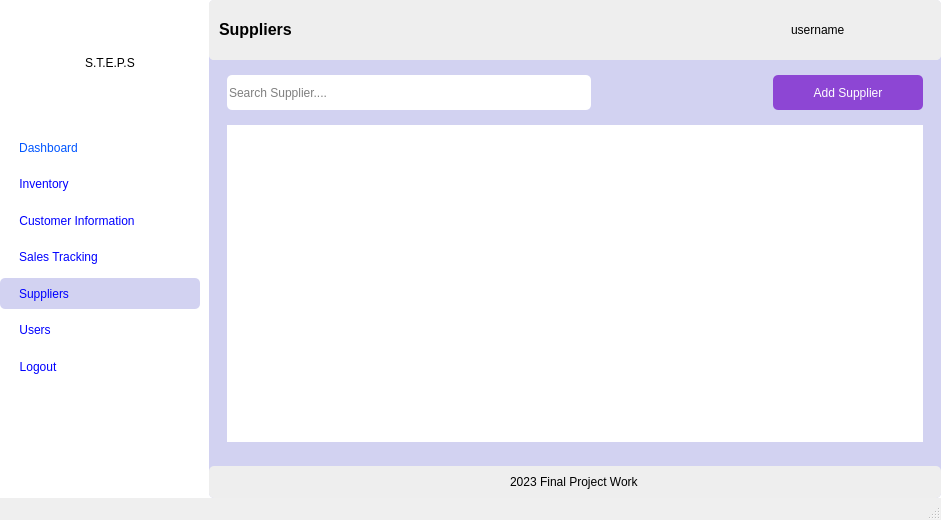
<?xml version="1.0" encoding="UTF-8"?>
<ui version="4.0">
 <class>MainWindow</class>
 <widget class="QMainWindow" name="MainWindow">
  <property name="geometry">
   <rect>
    <x>0</x>
    <y>0</y>
    <width>941</width>
    <height>520</height>
   </rect>
  </property>
  <property name="windowTitle">
   <string>Suppliers</string>
  </property>
  <property name="styleSheet">
   <string notr="true">MainWindow{
	background-color: #ffe135
}</string>
  </property>
  <widget class="QWidget" name="centralwidget">
   <property name="styleSheet">
    <string notr="true">background-color: rgb(255, 255, 255);</string>
   </property>
   <layout class="QHBoxLayout" name="horizontalLayout">
    <property name="spacing">
     <number>9</number>
    </property>
    <property name="leftMargin">
     <number>0</number>
    </property>
    <property name="topMargin">
     <number>0</number>
    </property>
    <property name="rightMargin">
     <number>0</number>
    </property>
    <property name="bottomMargin">
     <number>0</number>
    </property>
    <item>
     <widget class="QWidget" name="widget_2" native="true">
      <property name="minimumSize">
       <size>
        <width>200</width>
        <height>0</height>
       </size>
      </property>
      <property name="maximumSize">
       <size>
        <width>200</width>
        <height>16777215</height>
       </size>
      </property>
      <property name="styleSheet">
       <string notr="true">border-radius: 5px;</string>
      </property>
      <layout class="QVBoxLayout" name="verticalLayout_8">
       <property name="leftMargin">
        <number>0</number>
       </property>
       <property name="topMargin">
        <number>0</number>
       </property>
       <property name="rightMargin">
        <number>0</number>
       </property>
       <property name="bottomMargin">
        <number>0</number>
       </property>
       <item alignment="Qt::AlignTop">
        <widget class="QWidget" name="widget_3" native="true">
         <property name="sizePolicy">
          <sizepolicy hsizetype="Preferred" vsizetype="Maximum">
           <horstretch>0</horstretch>
           <verstretch>0</verstretch>
          </sizepolicy>
         </property>
         <property name="minimumSize">
          <size>
           <width>200</width>
           <height>400</height>
          </size>
         </property>
         <property name="maximumSize">
          <size>
           <width>200</width>
           <height>800</height>
          </size>
         </property>
         <property name="styleSheet">
          <string notr="true">border-radius: 5px;</string>
         </property>
         <layout class="QVBoxLayout" name="verticalLayout">
          <property name="leftMargin">
           <number>0</number>
          </property>
          <property name="topMargin">
           <number>0</number>
          </property>
          <property name="rightMargin">
           <number>0</number>
          </property>
          <property name="bottomMargin">
           <number>0</number>
          </property>
          <item>
           <widget class="QWidget" name="widget" native="true">
            <property name="sizePolicy">
             <sizepolicy hsizetype="Expanding" vsizetype="Expanding">
              <horstretch>0</horstretch>
              <verstretch>0</verstretch>
             </sizepolicy>
            </property>
            <property name="maximumSize">
             <size>
              <width>16777215</width>
              <height>90</height>
             </size>
            </property>
            <property name="styleSheet">
             <string notr="true"/>
            </property>
            <layout class="QHBoxLayout" name="horizontalLayout_4">
             <item>
              <widget class="QLabel" name="label_2">
               <property name="sizePolicy">
                <sizepolicy hsizetype="Maximum" vsizetype="Maximum">
                 <horstretch>0</horstretch>
                 <verstretch>0</verstretch>
                </sizepolicy>
               </property>
               <property name="maximumSize">
                <size>
                 <width>70</width>
                 <height>70</height>
                </size>
               </property>
               <property name="text">
                <string/>
               </property>
               <property name="pixmap">
                <pixmap>../icons/point-of-sale.png</pixmap>
               </property>
               <property name="scaledContents">
                <bool>true</bool>
               </property>
              </widget>
             </item>
             <item>
              <widget class="QLabel" name="label">
               <property name="styleSheet">
                <string notr="true">font: 81 16pt &quot;Open Sans ExtraBold&quot;;</string>
               </property>
               <property name="text">
                <string>S.T.E.P.S</string>
               </property>
              </widget>
             </item>
            </layout>
           </widget>
          </item>
          <item>
           <widget class="QWidget" name="widget_6" native="true">
            <property name="maximumSize">
             <size>
              <width>16777215</width>
              <height>250</height>
             </size>
            </property>
            <layout class="QVBoxLayout" name="verticalLayout_12">
             <property name="leftMargin">
              <number>0</number>
             </property>
             <property name="topMargin">
              <number>0</number>
             </property>
             <property name="rightMargin">
              <number>0</number>
             </property>
             <property name="bottomMargin">
              <number>0</number>
             </property>
             <item>
              <widget class="QWidget" name="widget_12" native="true">
               <property name="maximumSize">
                <size>
                 <width>16777215</width>
                 <height>50</height>
                </size>
               </property>
               <property name="styleSheet">
                <string notr="true"/>
               </property>
               <layout class="QVBoxLayout" name="verticalLayout_21">
                <property name="leftMargin">
                 <number>19</number>
                </property>
                <property name="topMargin">
                 <number>0</number>
                </property>
                <property name="rightMargin">
                 <number>0</number>
                </property>
                <property name="bottomMargin">
                 <number>0</number>
                </property>
                <item alignment="Qt::AlignLeft">
                 <widget class="QPushButton" name="dashboard">
                  <property name="sizePolicy">
                   <sizepolicy hsizetype="Minimum" vsizetype="Expanding">
                    <horstretch>0</horstretch>
                    <verstretch>0</verstretch>
                   </sizepolicy>
                  </property>
                  <property name="styleSheet">
                   <string notr="true">font: 75 10pt &quot;MS Shell Dlg 2&quot;;
color: rgb(0, 85, 255);</string>
                  </property>
                  <property name="text">
                   <string>Dashboard</string>
                  </property>
                  <property name="icon">
                   <iconset>
                    <normaloff>../icons/dashboard-report-icon.png</normaloff>../icons/dashboard-report-icon.png</iconset>
                  </property>
                 </widget>
                </item>
               </layout>
              </widget>
             </item>
             <item>
              <widget class="QWidget" name="widget_20" native="true">
               <property name="maximumSize">
                <size>
                 <width>16777215</width>
                 <height>40</height>
                </size>
               </property>
               <layout class="QVBoxLayout" name="verticalLayout_22">
                <property name="leftMargin">
                 <number>19</number>
                </property>
                <property name="topMargin">
                 <number>0</number>
                </property>
                <property name="rightMargin">
                 <number>0</number>
                </property>
                <property name="bottomMargin">
                 <number>0</number>
                </property>
                <item alignment="Qt::AlignLeft">
                 <widget class="QPushButton" name="products">
                  <property name="sizePolicy">
                   <sizepolicy hsizetype="Expanding" vsizetype="Expanding">
                    <horstretch>0</horstretch>
                    <verstretch>0</verstretch>
                   </sizepolicy>
                  </property>
                  <property name="minimumSize">
                   <size>
                    <width>0</width>
                    <height>0</height>
                   </size>
                  </property>
                  <property name="styleSheet">
                   <string notr="true">font: 75 10pt &quot;MS Shell Dlg 2&quot;;
color: rgb(0, 0, 255);</string>
                  </property>
                  <property name="text">
                   <string>Inventory</string>
                  </property>
                  <property name="icon">
                   <iconset>
                    <normaloff>../icons/groceries-icon.png</normaloff>../icons/groceries-icon.png</iconset>
                  </property>
                 </widget>
                </item>
               </layout>
              </widget>
             </item>
             <item>
              <widget class="QWidget" name="widget_22" native="true">
               <property name="maximumSize">
                <size>
                 <width>16777215</width>
                 <height>40</height>
                </size>
               </property>
               <property name="styleSheet">
                <string notr="true"/>
               </property>
               <layout class="QVBoxLayout" name="verticalLayout_23">
                <property name="leftMargin">
                 <number>19</number>
                </property>
                <property name="topMargin">
                 <number>0</number>
                </property>
                <property name="rightMargin">
                 <number>0</number>
                </property>
                <property name="bottomMargin">
                 <number>0</number>
                </property>
                <item alignment="Qt::AlignLeft">
                 <widget class="QPushButton" name="customers">
                  <property name="sizePolicy">
                   <sizepolicy hsizetype="Minimum" vsizetype="Expanding">
                    <horstretch>0</horstretch>
                    <verstretch>0</verstretch>
                   </sizepolicy>
                  </property>
                  <property name="styleSheet">
                   <string notr="true">font: 75 10pt &quot;MS Shell Dlg 2&quot;;
color: rgb(0, 0, 255);</string>
                  </property>
                  <property name="text">
                   <string>Customer Information</string>
                  </property>
                  <property name="icon">
                   <iconset>
                    <normaloff>../icons/followers-friends-icon.png</normaloff>../icons/followers-friends-icon.png</iconset>
                  </property>
                 </widget>
                </item>
               </layout>
              </widget>
             </item>
             <item>
              <widget class="QWidget" name="widget_21" native="true">
               <property name="maximumSize">
                <size>
                 <width>16777215</width>
                 <height>40</height>
                </size>
               </property>
               <layout class="QVBoxLayout" name="verticalLayout_24">
                <property name="leftMargin">
                 <number>19</number>
                </property>
                <property name="topMargin">
                 <number>0</number>
                </property>
                <property name="rightMargin">
                 <number>0</number>
                </property>
                <property name="bottomMargin">
                 <number>0</number>
                </property>
                <item alignment="Qt::AlignLeft">
                 <widget class="QPushButton" name="cart">
                  <property name="sizePolicy">
                   <sizepolicy hsizetype="Minimum" vsizetype="Expanding">
                    <horstretch>0</horstretch>
                    <verstretch>0</verstretch>
                   </sizepolicy>
                  </property>
                  <property name="styleSheet">
                   <string notr="true">font: 75 10pt &quot;MS Shell Dlg 2&quot;;
color: rgb(0, 0, 255);</string>
                  </property>
                  <property name="text">
                   <string>Sales Tracking</string>
                  </property>
                  <property name="icon">
                   <iconset>
                    <normaloff>../icons/order-placed-purchased-icon.png</normaloff>../icons/order-placed-purchased-icon.png</iconset>
                  </property>
                 </widget>
                </item>
               </layout>
              </widget>
             </item>
             <item>
              <widget class="QWidget" name="widget_14" native="true">
               <property name="styleSheet">
                <string notr="true">background-color: rgb(210, 210, 241);</string>
               </property>
               <layout class="QVBoxLayout" name="verticalLayout_13">
                <property name="leftMargin">
                 <number>19</number>
                </property>
                <property name="topMargin">
                 <number>0</number>
                </property>
                <property name="rightMargin">
                 <number>0</number>
                </property>
                <property name="bottomMargin">
                 <number>0</number>
                </property>
                <item alignment="Qt::AlignLeft">
                 <widget class="QPushButton" name="suppliers">
                  <property name="sizePolicy">
                   <sizepolicy hsizetype="Expanding" vsizetype="Expanding">
                    <horstretch>0</horstretch>
                    <verstretch>0</verstretch>
                   </sizepolicy>
                  </property>
                  <property name="styleSheet">
                   <string notr="true">font: 75 10pt &quot;MS Shell Dlg 2&quot;;
color: rgb(0, 0, 255);</string>
                  </property>
                  <property name="text">
                   <string>Suppliers</string>
                  </property>
                  <property name="icon">
                   <iconset>
                    <normaloff>../icons/hotel-supplier.png</normaloff>../icons/hotel-supplier.png</iconset>
                  </property>
                 </widget>
                </item>
               </layout>
              </widget>
             </item>
             <item>
              <widget class="QWidget" name="widget_24" native="true">
               <layout class="QVBoxLayout" name="verticalLayout_11">
                <property name="spacing">
                 <number>0</number>
                </property>
                <property name="leftMargin">
                 <number>19</number>
                </property>
                <property name="topMargin">
                 <number>0</number>
                </property>
                <property name="rightMargin">
                 <number>0</number>
                </property>
                <property name="bottomMargin">
                 <number>0</number>
                </property>
                <item alignment="Qt::AlignLeft">
                 <widget class="QPushButton" name="users_2">
                  <property name="sizePolicy">
                   <sizepolicy hsizetype="Minimum" vsizetype="Expanding">
                    <horstretch>0</horstretch>
                    <verstretch>0</verstretch>
                   </sizepolicy>
                  </property>
                  <property name="styleSheet">
                   <string notr="true">font: 75 10pt &quot;MS Shell Dlg 2&quot;;
color: rgb(0, 0, 255);</string>
                  </property>
                  <property name="text">
                   <string>Users</string>
                  </property>
                  <property name="icon">
                   <iconset>
                    <normaloff>../icons/edit-pen-icon.png</normaloff>../icons/edit-pen-icon.png</iconset>
                  </property>
                  <property name="iconSize">
                   <size>
                    <width>16</width>
                    <height>16</height>
                   </size>
                  </property>
                 </widget>
                </item>
               </layout>
              </widget>
             </item>
             <item>
              <widget class="QWidget" name="widget_23" native="true">
               <property name="maximumSize">
                <size>
                 <width>16777215</width>
                 <height>40</height>
                </size>
               </property>
               <layout class="QVBoxLayout" name="verticalLayout_25">
                <property name="leftMargin">
                 <number>19</number>
                </property>
                <property name="topMargin">
                 <number>0</number>
                </property>
                <property name="rightMargin">
                 <number>0</number>
                </property>
                <property name="bottomMargin">
                 <number>0</number>
                </property>
                <item alignment="Qt::AlignLeft">
                 <widget class="QPushButton" name="logout">
                  <property name="sizePolicy">
                   <sizepolicy hsizetype="Minimum" vsizetype="Expanding">
                    <horstretch>0</horstretch>
                    <verstretch>0</verstretch>
                   </sizepolicy>
                  </property>
                  <property name="styleSheet">
                   <string notr="true">font: 75 10pt &quot;MS Shell Dlg 2&quot;;
color: rgb(0, 0, 255);</string>
                  </property>
                  <property name="text">
                   <string>Logout</string>
                  </property>
                  <property name="icon">
                   <iconset>
                    <normaloff>../icons/sign-out-icon.png</normaloff>../icons/sign-out-icon.png</iconset>
                  </property>
                 </widget>
                </item>
               </layout>
              </widget>
             </item>
            </layout>
           </widget>
          </item>
         </layout>
        </widget>
       </item>
      </layout>
     </widget>
    </item>
    <item>
     <widget class="QWidget" name="widget_9" native="true">
      <property name="styleSheet">
       <string notr="true">background-color: rgb(210, 210, 241);
border-radius: 5px;</string>
      </property>
      <layout class="QVBoxLayout" name="verticalLayout_9">
       <property name="leftMargin">
        <number>0</number>
       </property>
       <property name="topMargin">
        <number>0</number>
       </property>
       <property name="rightMargin">
        <number>0</number>
       </property>
       <property name="bottomMargin">
        <number>0</number>
       </property>
       <item>
        <widget class="QWidget" name="widget_5" native="true">
         <property name="minimumSize">
          <size>
           <width>0</width>
           <height>60</height>
          </size>
         </property>
         <property name="styleSheet">
          <string notr="true">background-color: rgb(238, 238, 238);</string>
         </property>
         <layout class="QHBoxLayout" name="horizontalLayout_3">
          <property name="leftMargin">
           <number>0</number>
          </property>
          <property name="topMargin">
           <number>0</number>
          </property>
          <property name="rightMargin">
           <number>0</number>
          </property>
          <property name="bottomMargin">
           <number>0</number>
          </property>
          <item>
           <widget class="QLabel" name="label_3">
            <property name="styleSheet">
             <string notr="true">font: 81 8pt &quot;Open Sans ExtraBold&quot;;</string>
            </property>
            <property name="text">
             <string>&lt;html&gt;&lt;head/&gt;&lt;body&gt;&lt;p&gt;&lt;span style=&quot; font-size:12pt; font-weight:600;&quot;&gt;Suppliers&lt;/span&gt;&lt;/p&gt;&lt;/body&gt;&lt;/html&gt;</string>
            </property>
            <property name="margin">
             <number>9</number>
            </property>
            <property name="indent">
             <number>10</number>
            </property>
           </widget>
          </item>
          <item>
           <widget class="QLabel" name="image">
            <property name="minimumSize">
             <size>
              <width>45</width>
              <height>45</height>
             </size>
            </property>
            <property name="maximumSize">
             <size>
              <width>50</width>
              <height>50</height>
             </size>
            </property>
            <property name="styleSheet">
             <string notr="true">border-radius: 50% !important;</string>
            </property>
            <property name="text">
             <string/>
            </property>
            <property name="pixmap">
             <pixmap>../../../../../Pictures/dall-e-2.jpg</pixmap>
            </property>
            <property name="scaledContents">
             <bool>true</bool>
            </property>
           </widget>
          </item>
          <item>
           <widget class="QLabel" name="username">
            <property name="minimumSize">
             <size>
              <width>0</width>
              <height>0</height>
             </size>
            </property>
            <property name="maximumSize">
             <size>
              <width>150</width>
              <height>16777215</height>
             </size>
            </property>
            <property name="styleSheet">
             <string notr="true">font: 12pt &quot;Lucida Sans Unicode&quot;;</string>
            </property>
            <property name="text">
             <string>username</string>
            </property>
           </widget>
          </item>
         </layout>
        </widget>
       </item>
       <item>
        <widget class="QWidget" name="widget_10" native="true">
         <property name="sizePolicy">
          <sizepolicy hsizetype="Expanding" vsizetype="Expanding">
           <horstretch>0</horstretch>
           <verstretch>0</verstretch>
          </sizepolicy>
         </property>
         <property name="minimumSize">
          <size>
           <width>475</width>
           <height>198</height>
          </size>
         </property>
         <layout class="QVBoxLayout" name="verticalLayout_6">
          <item>
           <widget class="QWidget" name="widget_25" native="true">
            <property name="sizePolicy">
             <sizepolicy hsizetype="Preferred" vsizetype="Expanding">
              <horstretch>0</horstretch>
              <verstretch>0</verstretch>
             </sizepolicy>
            </property>
            <property name="maximumSize">
             <size>
              <width>16777215</width>
              <height>35</height>
             </size>
            </property>
            <layout class="QHBoxLayout" name="horizontalLayout_2">
             <property name="leftMargin">
              <number>9</number>
             </property>
             <property name="topMargin">
              <number>0</number>
             </property>
             <property name="rightMargin">
              <number>9</number>
             </property>
             <property name="bottomMargin">
              <number>0</number>
             </property>
             <item>
              <widget class="QWidget" name="widget_4" native="true">
               <layout class="QVBoxLayout" name="verticalLayout_5">
                <property name="leftMargin">
                 <number>0</number>
                </property>
                <property name="topMargin">
                 <number>0</number>
                </property>
                <property name="rightMargin">
                 <number>0</number>
                </property>
                <property name="bottomMargin">
                 <number>0</number>
                </property>
                <item>
                 <widget class="QLineEdit" name="search">
                  <property name="sizePolicy">
                   <sizepolicy hsizetype="Expanding" vsizetype="Expanding">
                    <horstretch>0</horstretch>
                    <verstretch>0</verstretch>
                   </sizepolicy>
                  </property>
                  <property name="maximumSize">
                   <size>
                    <width>364</width>
                    <height>35</height>
                   </size>
                  </property>
                  <property name="styleSheet">
                   <string notr="true">background-color: rgb(255, 255, 255);
font: 10pt &quot;Open Sans&quot;;</string>
                  </property>
                  <property name="placeholderText">
                   <string>Search Supplier....</string>
                  </property>
                 </widget>
                </item>
               </layout>
              </widget>
             </item>
             <item>
              <widget class="QWidget" name="widget_11" native="true">
               <property name="sizePolicy">
                <sizepolicy hsizetype="Expanding" vsizetype="Preferred">
                 <horstretch>0</horstretch>
                 <verstretch>0</verstretch>
                </sizepolicy>
               </property>
               <property name="maximumSize">
                <size>
                 <width>120</width>
                 <height>16777215</height>
                </size>
               </property>
               <layout class="QVBoxLayout" name="verticalLayout_7">
                <property name="leftMargin">
                 <number>0</number>
                </property>
                <property name="topMargin">
                 <number>0</number>
                </property>
                <property name="rightMargin">
                 <number>0</number>
                </property>
                <property name="bottomMargin">
                 <number>0</number>
                </property>
               </layout>
              </widget>
             </item>
             <item>
              <widget class="QWidget" name="widget_8" native="true">
               <property name="maximumSize">
                <size>
                 <width>150</width>
                 <height>16777215</height>
                </size>
               </property>
               <layout class="QVBoxLayout" name="verticalLayout_4">
                <property name="spacing">
                 <number>6</number>
                </property>
                <property name="leftMargin">
                 <number>0</number>
                </property>
                <property name="topMargin">
                 <number>0</number>
                </property>
                <property name="rightMargin">
                 <number>0</number>
                </property>
                <property name="bottomMargin">
                 <number>0</number>
                </property>
               </layout>
              </widget>
             </item>
             <item>
              <widget class="QWidget" name="widget_7" native="true">
               <property name="maximumSize">
                <size>
                 <width>150</width>
                 <height>16777215</height>
                </size>
               </property>
               <layout class="QVBoxLayout" name="verticalLayout_3">
                <property name="leftMargin">
                 <number>0</number>
                </property>
                <property name="topMargin">
                 <number>0</number>
                </property>
                <property name="rightMargin">
                 <number>0</number>
                </property>
                <property name="bottomMargin">
                 <number>0</number>
                </property>
                <item>
                 <widget class="QPushButton" name="add_new_cat_2">
                  <property name="sizePolicy">
                   <sizepolicy hsizetype="Expanding" vsizetype="Expanding">
                    <horstretch>0</horstretch>
                    <verstretch>0</verstretch>
                   </sizepolicy>
                  </property>
                  <property name="maximumSize">
                   <size>
                    <width>150</width>
                    <height>50</height>
                   </size>
                  </property>
                  <property name="styleSheet">
                   <string notr="true">background-color: rgb(141, 70, 212);
color: rgb(255, 255, 255);
font: 75 11pt &quot;Open Sans Extrabold&quot;;</string>
                  </property>
                  <property name="text">
                   <string>Add Supplier</string>
                  </property>
                  <property name="icon">
                   <iconset>
                    <normaloff>../icons/supplier.png</normaloff>../icons/supplier.png</iconset>
                  </property>
                  <property name="iconSize">
                   <size>
                    <width>32</width>
                    <height>22</height>
                   </size>
                  </property>
                 </widget>
                </item>
               </layout>
              </widget>
             </item>
            </layout>
           </widget>
          </item>
          <item>
           <widget class="QFrame" name="frame_7">
            <property name="sizePolicy">
             <sizepolicy hsizetype="Preferred" vsizetype="Expanding">
              <horstretch>0</horstretch>
              <verstretch>0</verstretch>
             </sizepolicy>
            </property>
            <layout class="QVBoxLayout" name="verticalLayout_10">
             <item>
              <widget class="QTableWidget" name="suppliers_table">
               <property name="font">
                <font>
                 <family>Open Sans ExtraBold</family>
                 <pointsize>10</pointsize>
                 <weight>75</weight>
                 <bold>true</bold>
                </font>
               </property>
               <property name="cursor" stdset="0">
                <cursorShape>PointingHandCursor</cursorShape>
               </property>
               <property name="autoFillBackground">
                <bool>true</bool>
               </property>
               <property name="styleSheet">
                <string notr="true">background-color: rgb(255, 255, 255);</string>
               </property>
              </widget>
             </item>
            </layout>
           </widget>
          </item>
         </layout>
        </widget>
       </item>
       <item>
        <widget class="QWidget" name="widget_13" native="true">
         <property name="styleSheet">
          <string notr="true">background-color: rgb(238, 238, 238);</string>
         </property>
         <layout class="QVBoxLayout" name="verticalLayout_2">
          <item alignment="Qt::AlignHCenter">
           <widget class="QLabel" name="label_8">
            <property name="text">
             <string>2023 Final Project Work</string>
            </property>
           </widget>
          </item>
         </layout>
        </widget>
       </item>
      </layout>
     </widget>
    </item>
   </layout>
  </widget>
  <widget class="QStatusBar" name="statusbar"/>
  <widget class="QMenuBar" name="menubar">
   <property name="geometry">
    <rect>
     <x>0</x>
     <y>0</y>
     <width>941</width>
     <height>21</height>
    </rect>
   </property>
  </widget>
 </widget>
 <resources>
  <include location="../resources.qrc"/>
 </resources>
 <connections/>
</ui>
